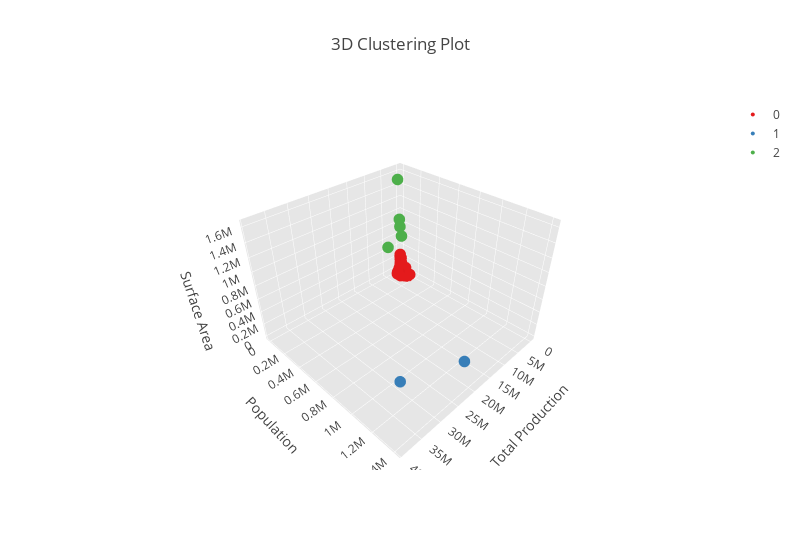

Source (notebook cell):
### Markdown cell above
## N_CLUSTER = 3

### Code cell
clust_labels, cent = K_Means(X, 3)
kmeans = pd.DataFrame(clust_labels)
del X['kmeans']
X.insert((X.shape[1]),'kmeans',kmeans)
Plot3dClustering(n=3, X=X, type_c='kmeans')

### Figure 1 — Plotly figure (JSON) as saved in the notebook; plotly's stock layout.template omitted (floating-point values rounded to 4 significant figures; data arrays with more than 128 entries replaced by an {"elided": "..."} marker saying what was removed)
{"data": [{"marker": {"color": "rgb(228,26,28)", "line": {"width": 0}, "size": 4}, "mode": "markers", "name": 0, "type": "scatter3d", "x": {"elided": "167 float values"}, "y": {"elided": "167 float values"}, "z": {"elided": "167 float values"}}, {"alphahull": 7, "color": "rgb(228,26,28)", "name": "y", "opacity": 0.1, "type": "mesh3d", "x": {"elided": "167 float values"}, "y": {"elided": "167 float values"}, "z": {"elided": "167 float values"}}, {"marker": {"color": "rgb(55,126,184)", "line": {"width": 0}, "size": 4}, "mode": "markers", "name": 1, "type": "scatter3d", "x": [39000000.0, 19900000.0], "y": [1410000.0, 1339000.0], "z": [938800.0, 297300.0]}, {"alphahull": 7, "color": "rgb(55,126,184)", "name": "y", "opacity": 0.1, "type": "mesh3d", "x": [39000000.0, 19900000.0], "y": [1410000.0, 1339000.0], "z": [938800.0, 297300.0]}, {"marker": {"color": "rgb(77,175,74)", "line": {"width": 0}, "size": 4}, "mode": "markers", "name": 2, "type": "scatter3d", "x": [779000.0, 5364000.0, 1320000.0, 4815000.0, 12780000.0], "y": [24450.0, 209300.0, 36620.0, 144000.0, 324500.0], "z": [768200.0, 835800.0, 909400.0, 1638000.0, 914700.0]}, {"alphahull": 7, "color": "rgb(77,175,74)", "name": "y", "opacity": 0.1, "type": "mesh3d", "x": [779000.0, 5364000.0, 1320000.0, 4815000.0, 12780000.0], "y": [24450.0, 209300.0, 36620.0, 144000.0, 324500.0], "z": [768200.0, 835800.0, 909400.0, 1638000.0, 914700.0]}], "layout": {"autosize": false, "height": 550, "scene": {"aspectmode": "manual", "aspectratio": {"x": 1, "y": 1, "z": 0.7}, "xaxis": {"backgroundcolor": "rgb(230, 230,230)", "gridcolor": "rgb(255, 255, 255)", "showbackground": true, "title": "Total Production", "zerolinecolor": "rgb(255, 255, 255)"}, "yaxis": {"backgroundcolor": "rgb(230, 230,230)", "gridcolor": "rgb(255, 255, 255)", "showbackground": true, "title": "Population", "zerolinecolor": "rgb(255, 255, 255)"}, "zaxis": {"backgroundcolor": "rgb(230, 230,230)", "gridcolor": "rgb(255, 255, 255)", "showbackground": true, "title": "Surface Area", "zerolinecolor": "rgb(255, 255, 255)"}}, "title": "3D Clustering Plot", "width": 800}}
